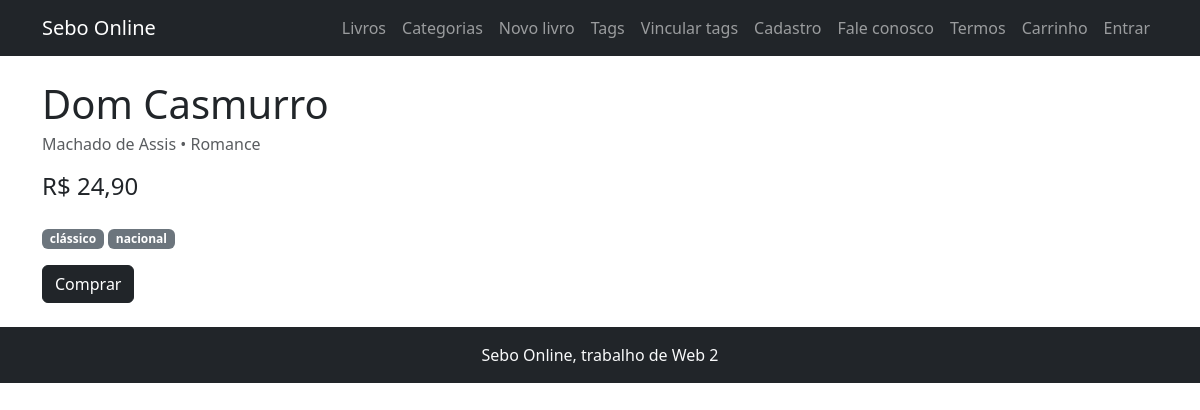
Page /views/detalhe.php?id=1 on the committed database.
### tables this page shows
CREATE TABLE `produto` (
  `id` INT AUTO_INCREMENT PRIMARY KEY,
  `titulo` VARCHAR(180) NOT NULL,
  `autor` VARCHAR(120) NOT NULL,
  `preco` DECIMAL(10,2) NOT NULL,
  `categoria_id` INT NOT NULL,
  FOREIGN KEY (`categoria_id`) REFERENCES `categoria`(`id`)
);

CREATE TABLE `categoria` (
  `id` INT AUTO_INCREMENT PRIMARY KEY,
  `nome` VARCHAR(80) NOT NULL UNIQUE
);

CREATE TABLE `tag` (
  `id` INT AUTO_INCREMENT PRIMARY KEY,
  `nome` VARCHAR(60) NOT NULL UNIQUE
);

### views/detalhe.php (the view, shortened to what this page needs)
<?php include __DIR__ . '/header.php'; ?>
<?php include __DIR__ . '/../conexao.php'; ?>
<?php
$id = $_GET['id'] ?? '';
$consulta = $conexao->prepare(
    'SELECT p.id, p.titulo, p.autor, p.preco, c.nome AS categoria
     FROM produto p JOIN categoria c ON c.id = p.categoria_id
     WHERE p.id = ?'
);
$consulta->execute([$id]);
$livro = $consulta->fetch();
?>
<?php if (!$livro): ?>
    <div class="alert alert-warning">Livro não encontrado.</div>
<?php else: ?>
    <h1 class="mb-1"><?= $livro['titulo'] ?></h1>
    <p class="text-muted"><?= $livro['autor'] ?> &bull; <?= $livro['categoria'] ?></p>
    <p class="h4 mb-4">R$ <?= number_format($livro['preco'], 2, ',', '.') ?></p>
    <?php
    $tags = $conexao->prepare(
        'SELECT t.nome FROM tag t
         JOIN produto_tag pt ON pt.tag_id = t.id
         WHERE pt.produto_id = ? ORDER BY t.nome'
    );
    $tags->execute([$id]);
    ?>
    <p>
        <?php foreach ($tags as $t): ?>
            <span class="badge bg-secondary"><?= $t['nome'] ?></span>
        <?php endforeach; ?>
    </p>
    <form method="post" action="../factory.php?controlador=carrinho&acao=adicionar">
        <button type="submit" class="btn btn-dark">Comprar</button>
    </form>
<?php endif; ?>
<?php include __DIR__ . '/footer.php'; ?>

### rows in the picture
produto: titulo "Dom Casmurro", autor "Machado de Assis", categoria.nome "Romance", preco "24,90"
tag: nome "clássico"
tag: nome "nacional"
